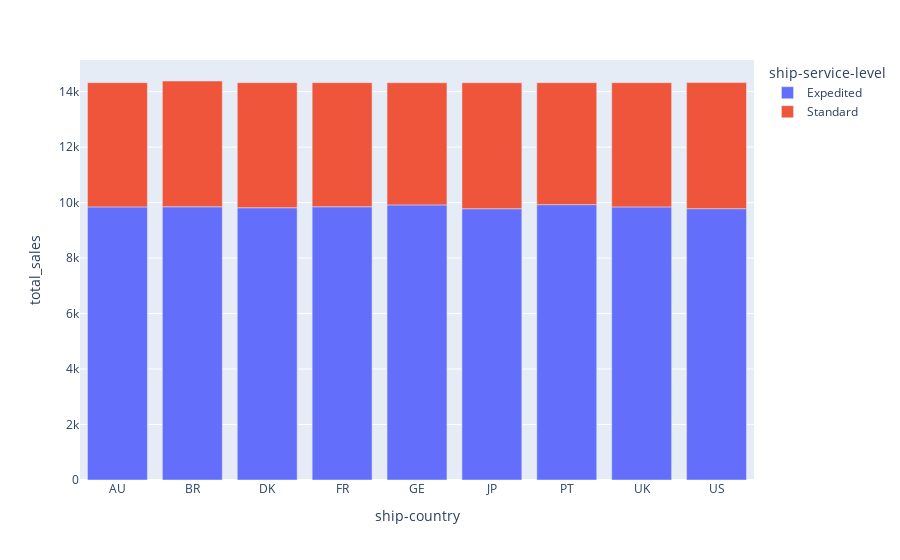

Write notebook code for a chart like this one.
### Markdown cell above
Total de Vendas e o Tipo do Serviço

### Code cell
fig = px.bar(deliveries, 
             x="ship-country", 
             y="total_sales", 
             color="ship-service-level", 
             title=""
)
fig.show()

### Figure 1 — Plotly figure (JSON) as saved in the notebook; plotly's stock layout.template omitted (floating-point values rounded to 4 significant figures)
{"data": [{"alignmentgroup": "True", "hovertemplate": "ship-service-level=Expedited<br>ship-country=%{x}<br>total_sales=%{y}<extra></extra>", "legendgroup": "Expedited", "marker": {"color": "#636efa", "pattern": {"shape": ""}}, "name": "Expedited", "offsetgroup": "Expedited", "orientation": "v", "showlegend": true, "textposition": "auto", "type": "bar", "x": ["AU", "BR", "DK", "FR", "GE", "JP", "PT", "UK", "US"], "xaxis": "x", "y": [9846, 9850, 9816, 9851, 9918, 9780, 9927, 9845, 9782], "yaxis": "y"}, {"alignmentgroup": "True", "hovertemplate": "ship-service-level=Standard<br>ship-country=%{x}<br>total_sales=%{y}<extra></extra>", "legendgroup": "Standard", "marker": {"color": "#EF553B", "pattern": {"shape": ""}}, "name": "Standard", "offsetgroup": "Standard", "orientation": "v", "showlegend": true, "textposition": "auto", "type": "bar", "x": ["AU", "BR", "DK", "FR", "GE", "JP", "PT", "UK", "US"], "xaxis": "x", "y": [4479, 4534, 4509, 4474, 4404, 4541, 4396, 4478, 4545], "yaxis": "y"}], "layout": {"barmode": "relative", "legend": {"title": {"text": "ship-service-level"}, "tracegroupgap": 0}, "margin": {"t": 60}, "xaxis": {"anchor": "y", "domain": [0, 1], "title": {"text": "ship-country"}}, "yaxis": {"anchor": "x", "domain": [0, 1], "title": {"text": "total_sales"}}}}
